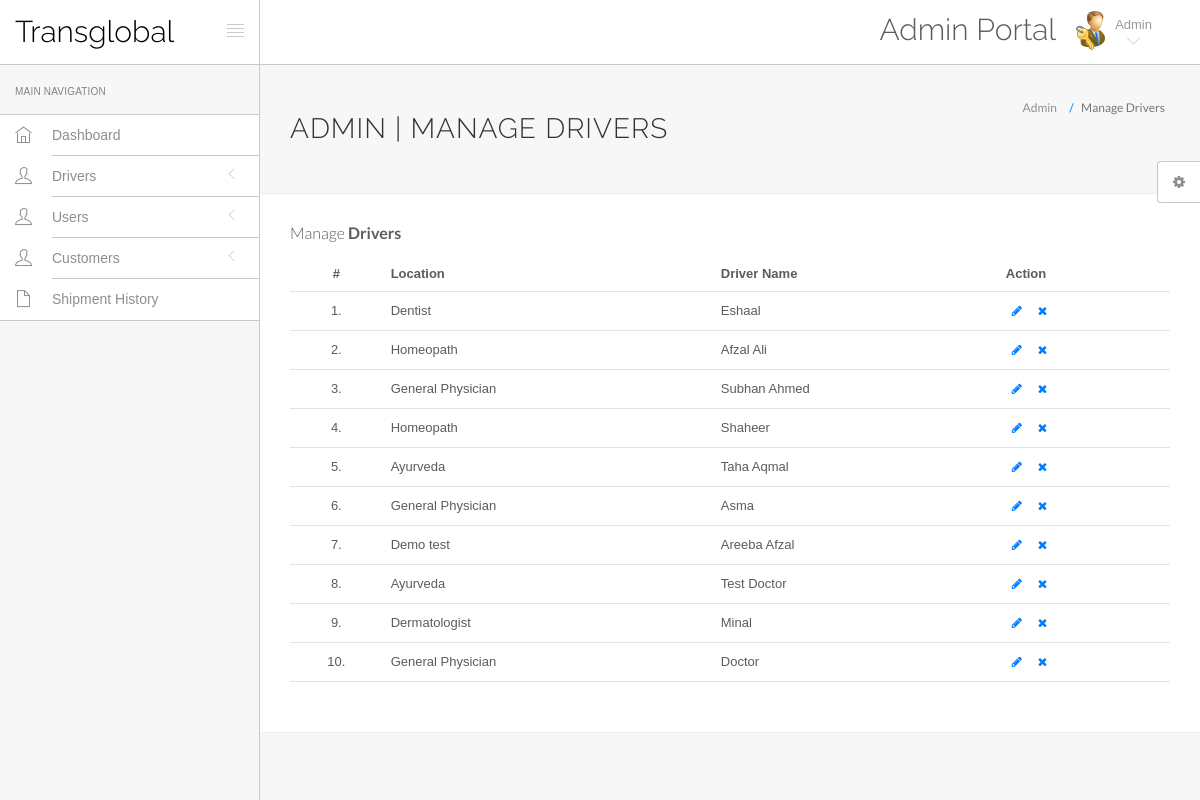
Page /hms/admin/manage-doctors.php (signed in) on the committed database.
### tables this page shows
CREATE TABLE IF NOT EXISTS `doctors` (
  `id` int(11) NOT NULL AUTO_INCREMENT,
  `specilization` varchar(255) DEFAULT NULL,
  `doctorName` varchar(255) DEFAULT NULL,
  `address` longtext DEFAULT NULL,
  `docFees` varchar(255) DEFAULT NULL,
  `contactno` bigint(11) DEFAULT NULL,
  `docEmail` varchar(255) DEFAULT NULL,
  `password` varchar(255) DEFAULT NULL,
  PRIMARY KEY (`id`)
);

### hms/admin/manage-doctors.php (the view, shortened to what this page needs)
<?php
include('include/config.php');
?>
<!DOCTYPE html>
<html lang="en">
	<head>
		<link rel="stylesheet" href="vendor/bootstrap/css/bootstrap.min.css">
		<link rel="stylesheet" href="vendor/fontawesome/css/font-awesome.min.css">
		<link rel="stylesheet" href="vendor/themify-icons/themify-icons.min.css">
		<link rel="stylesheet" href="assets/css/styles.css">
	</head>
	<body>
		<div id="app">
<?php include('include/sidebar.php');?>
			<div class="app-content">
						<?php include('include/header.php');?>
				<div class="main-content" >
					<div class="wrap-content container" id="container">
						<section id="page-title">
							<div class="row">
								<div class="col-sm-8">
									<h1 class="mainTitle">Admin | Manage Drivers</h1>
																	</div>
								<ol class="breadcrumb">
									<li>
										<span>Admin</span>
									</li>
									<li class="active">
										<span>Manage Drivers</span>
									</li>
								</ol>
							</div>
						</section>
						<div class="container-fluid container-fullw bg-white">
									<div class="row">
								<div class="col-md-12">
									<h5 class="over-title margin-bottom-15">Manage <span class="text-bold">Drivers</span></h5>
									<table class="table table-hover" id="sample-table-1">
										<thead>
											<tr>
												<th class="center">#</th>
												<th>Location</th>
												<th class="hidden-xs">Driver Name</th>
												<th>Action</th>
											</tr>
										</thead>
										<tbody>
<?php
$sql=mysqli_query($con,"select * from doctors");
$cnt=1;
while($row=mysqli_fetch_array($sql))
{
?>
											<tr>
												<td class="center"><?php echo $cnt;?>.</td>
												<td class="hidden-xs"><?php echo $row['specilization'];?></td>
												<td><?php echo $row['doctorName'];?></td>
												<td >
												<div class="visible-md visible-lg hidden-sm hidden-xs">
							<a href="edit-doctor.php?id=<?php echo $row['id'];?>" class="btn btn-transparent btn-xs" tooltip-placement="top" tooltip="Edit"><i class="fa fa-pencil"></i></a>
	<a href="manage-doctors.php?id=<?php echo $row['id']?>&del=delete" onClick="return confirm('Are you sure you want to delete?')"class="btn btn-transparent btn-xs tooltips" tooltip-placement="top" tooltip="Remove"><i class="fa fa-times fa fa-white"></i></a>
												</div>
												</td>
											</tr>
											<?php
$cnt=$cnt+1;
											 }?>
										</tbody>
									</table>
								</div>
							</div>
								</div>
							</div>
						</div>
					</div>
				</div>
	<?php include('include/setting.php');?>
	</body>
</html>

### rows in the picture
doctors: specilization "Dentist", doctorName "Eshaal"
doctors: specilization "Homeopath", doctorName "Afzal Ali"
doctors: specilization "General Physician", doctorName "Subhan Ahmed"
doctors: specilization "Homeopath", doctorName "Shaheer"
doctors: specilization "Ayurveda", doctorName "Taha Aqmal"
doctors: specilization "General Physician", doctorName "Asma"
doctors: specilization "Demo test", doctorName "Areeba Afzal"
doctors: specilization "Ayurveda", doctorName "Test Doctor"
doctors: specilization "Dermatologist", doctorName "Minal"
doctors: specilization "General Physician", doctorName "Doctor"
